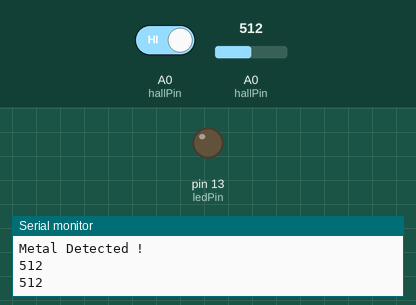
Simulated run of this sketch. Board: Arduino Uno, built with avr-gcc and run on an emulated ATmega328P. Parts: output pins drawn as LEDs (lit = HIGH), the last lines printed to the serial monitor. The test bench sets the inputs (shaded band); at power-on: A0 (hallPin) HIGH, A0 (hallPin) = 512.

Above: at 1.2 s.
1.3 s: A0 (hallPin) driven LOW
At 1.9 s:
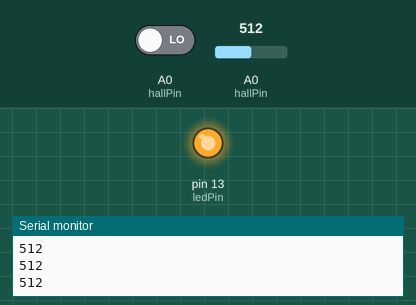
3.0 s: A0 (hallPin) driven HIGH
At 4.3 s:
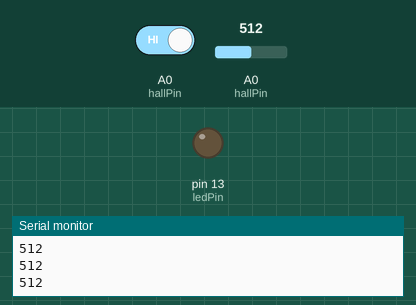
Timing chart, 0 to 6.0 s (numbered marks = the images above; inputs shaded):
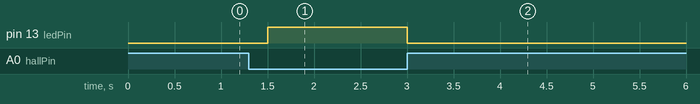

Measured:
- after the input at 1.3 s, pin 13 (ledPin): LOW → HIGH after 0.20 s
- after the input at 3.0 s, pin 13 (ledPin): HIGH → LOW at once

The sketch:

METAL_DETECTOR.ino
```cpp
const int hallPin = A0;
const int ledPin =  13;
int hallState = 0;
int metal=0;
int prev =0;
void setup() {
  Serial.begin(9600);
  pinMode(ledPin, OUTPUT);
  pinMode(hallPin, INPUT);
  pinMode(A0,INPUT);
}
void loop(){
 Serial.println(analogRead(A0));
 hallState = digitalRead(hallPin);
  if (hallState == LOW) {
    digitalWrite(ledPin, HIGH);
  }
  else {
    digitalWrite(ledPin, LOW);
  }
  if(analogRead(A0)>prev+10)
   {

    metal=0;
   }
   else
   {
   }
   if((analogRead(A0)-prev>20)||(prev-analogRead(A0)>20))
   {
    Serial.println("Metal Detected ! ");
   }
  prev=analogRead(A0);
  delay(500);
}
```
